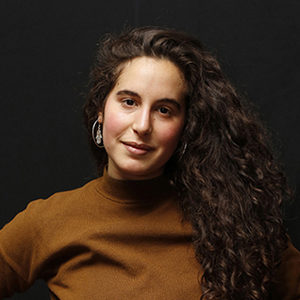
#> input picture Lina.jpg, 300 x 300 px
$ python chapitre2.py
#> lines starting #> are read from the running program, lines starting #| are printed output that depends on the picture
import cv2
import numpy as np
img = cv2.imread("Lina.jpg")
#> img is the input picture: shape (300, 300, 3); mean B, G, R 29.5, 41.7, 58.2
print(img.shape)
#| (300, 300, 3)
immResize = cv2.resize(img,(1000,500))
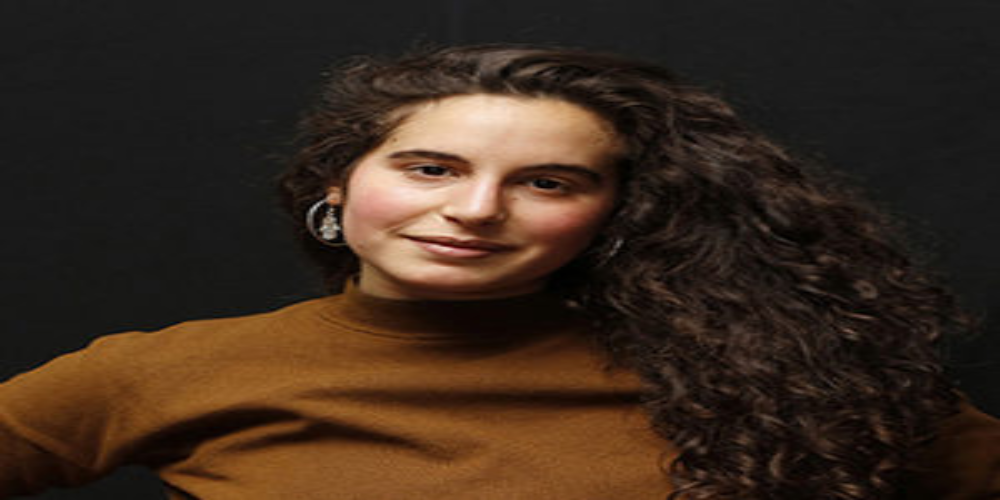
#> immResize: shape (500, 1000, 3); mean B, G, R 29.4, 41.6, 58.1
imgCroped = img[0:200, 200:500]
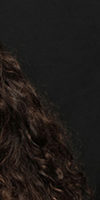
#> imgCroped: shape (200, 100, 3); mean B, G, R 24, 26.4, 30.5
cv2.imshow("Lina", img)
cv2.imshow("Resize Image", immResize)
cv2.imshow("Croped Image", imgCroped)

print(immResize.shape)
#| (500, 1000, 3)
cv2.waitKey(0)
